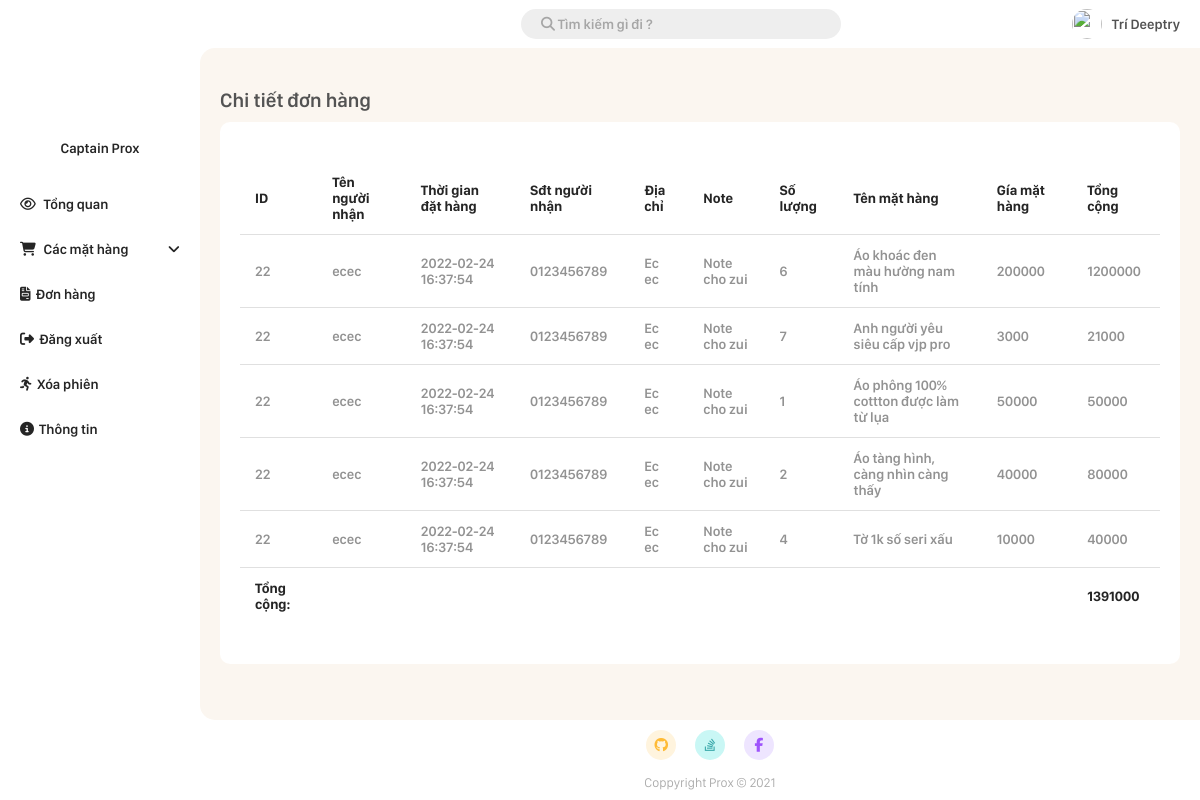
Page /Admin/view-infomation/bill_detail.php?bill_detail=22 (signed in) on the committed database.
### tables this page shows
CREATE TABLE `bill` (
  `id` int(11) NOT NULL,
  `customer_id` int(11) NOT NULL,
  `time_order` datetime NOT NULL DEFAULT CURRENT_TIMESTAMP,
  `recipient_name` varchar(20) NOT NULL,
  `customer_phone` varchar(20) NOT NULL,
  `customer_address` varchar(30) NOT NULL,
  `note` varchar(30) NOT NULL,
  `status` tinyint(4) NOT NULL
);

### Admin/view-infomation/bill_detail.php (the view, shortened to what this page needs)
<!DOCTYPE html>
<html lang="en">
<head>
    <link rel="stylesheet" href="../CSS/style.css?v=4.3">
</head>
<body>
        <?php
            $id = $_GET['bill_detail'];
            $query = "SELECT * FROM bill as t1
            JOIN (
                SELECT bill_detail.*,product.name,product.cost,product.cost * bill_detail.quantity as total
                FROM bill_detail
                JOIN product
                ON bill_detail.product_id = product.id
            ) as t2
            ON t1.id = t2.bill_id
            WHERE id = $id";
            $result = mysqli_query($connect, $query);
        ?>
        <div class="grid-container">
            <div class="container-header">
                <?php require_once "../root/navbar.php"; ?>
            </div>
            <div class="container-menu">
                <?php require_once "../root/sidebar_folder.php"; ?>
            </div>
            <div class="container-main">
                <h1 class="main-title">Chi tiết đơn hàng</h1>
                <div class="add-new-item">
                    <table class="styled-table">
                        <thead>
                            <tr>
                                <th>ID</th>
                                <th>Tên người nhận</th>
                                <th>Thời gian đặt hàng</th>
                                <th>Sđt người nhận</th>
                                <th>Địa chỉ</th>
                                <th>Note</th>
                                <th>Số lượng</th>
                                <th>Tên mặt hàng</th>
                                <th>Gía mặt hàng</th>
                                <th>Tổng cộng</th>
                            </tr>
                        </thead>
                        <tbody>
                            <?php $total = 0; foreach($result as $bill){ ?>
                                <tr>
                                    <td><?php echo $bill['id'] ?></td>
                                    <td><?php echo $bill['recipient_name'] ?></td>
                                    <td><?php echo $bill['time_order'] ?></td>
                                    <td><?php echo $bill['customer_phone'] ?></td>
                                    <td><?php echo $bill['customer_address'] ?></td>
                                    <td><?php echo $bill['note'] ?></td>
                                    <td><?php echo $bill['quantity'] ?></td>
                                    <td><?php echo $bill['name'] ?></td>
                                    <td><?php echo $bill['cost'] ?></td>
                                    <td><?php echo $bill['total'] ?></td>
                                    <?php $total += $bill['total']; ?>
                                </tr>
                            <?php } ?>
                            <tr>
                                <td>
                                   <b>Tổng cộng:</b>
                                </td>
                                <td></td>
                                <td></td>
                                <td></td>
                                <td></td>
                                <td></td>
                                <td></td>
                                <td></td>
                                <td></td>
                                <td><b><?php echo $total; ?></b></td>
                            </tr>
                        </tbody>
                    </table>
                </div>
            </div>
            <div class="container-footer">
                <?php require_once "../root/footer.php"; ?>
            </div>
        </div>
</body>
</html>

### Admin/CSS/style.css (style rules this page uses)
*,body { padding: 0px; margin: 0px; color: rgb(37, 37, 37); font-family: San Francisco Display, sans-serif ; }
body { background: rgb(252, 252, 252); }
.container-header { grid-area: header; position: -webkit-sticky; position: sticky; background-color: #fff; top: 0px; }
.container-menu { grid-area: menu; background: #fff; height: 100%; }
.container-main { grid-area: main; padding: 20px !important; border-radius: 15px 0px 0px 15px; background: #FBF6F0; }
.container-footer { grid-area: footer; margin: 10px 0px 10px 20px; }
.grid-container { display: grid; grid-template-areas: 'menu header header' 'menu main right' 'menu footer footer'; grid-template-rows: 6vh auto 10vh; grid-template-columns: 25vh auto 0vh; grid-gap: 0px; padding: 0px; height: 100vh; background: #fff; }
.grid-container > div { padding: 0; }
* { box-sizing: border-box; font-family: San Francisco Display, sans-serif; font-size: 14px; margin: 0; padding: 0; }
.main-title { font-size: 20px; font-weight: 600; color: rgb(83, 83, 83); margin: 20px 0px 10px 0px; }
.add-new-item { padding: 20px; background-color: #fff; border-radius: 10px; width: 100%; max-width: 100%; animation: scale-animation 0.5s ease; }
::placeholder { color: black; opacity: 0.3; font-weight: 600; }
.styled-table thead tr { background-color: #ffffff; color: #ffffff !important; text-align: center; }
.styled-table th, .styled-table td { padding: 12px 15px; text-align: left; }
.styled-table td:first-child, .styled-table th:first-child { border-radius: 5px 0px 0px 5px; }
.styled-table td:last-child, .styled-table th:last-child { border-radius: 0 5px 5px 0; }
.styled-table tbody tr { background-color: #ffffff !important; border-top: 1px solid #e0e0e0 !important; }
.styled-table tbody tr td { color: #929292 !important; font-weight: 600; }
.styled-table tbody tr:nth-of-type(even) { background-color: #fff; }
.styled-table tbody tr:last-of-type { border-bottom: none; }
.styled-table { border-collapse: collapse; border-spacing:0 15px; font-size: 0.9em; font-family: sans-serif; min-width: 400px; width: 100%; margin: 20px 0px 20px 0px; }

### rows in the picture
bill: id "22", recipient_name "ecec", time_order "2022-02-24 16:37:54", customer_phone "0123456789", customer_address "Ec ec", note "Note cho zui", quantity "6", name "Áo khoác đen màu hường nam tính", cost "200000", total "1200000", quantity "7", name "Anh người yêu siêu cấp vjp pro", cost "3000", total "21000", quantity "1", name "Áo phông 100% cottton được làm từ lụa", cost "50000", total "50000", quantity "2", name "Áo tàng hình, càng nhìn càng thấy", cost "40000", total "80000", quantity "4", name "Tờ 1k số seri xấu", cost "10000", total "40000"

### other values in the picture
$_SESSION['name'] "Trí Deeptry"
$total "1391000"
